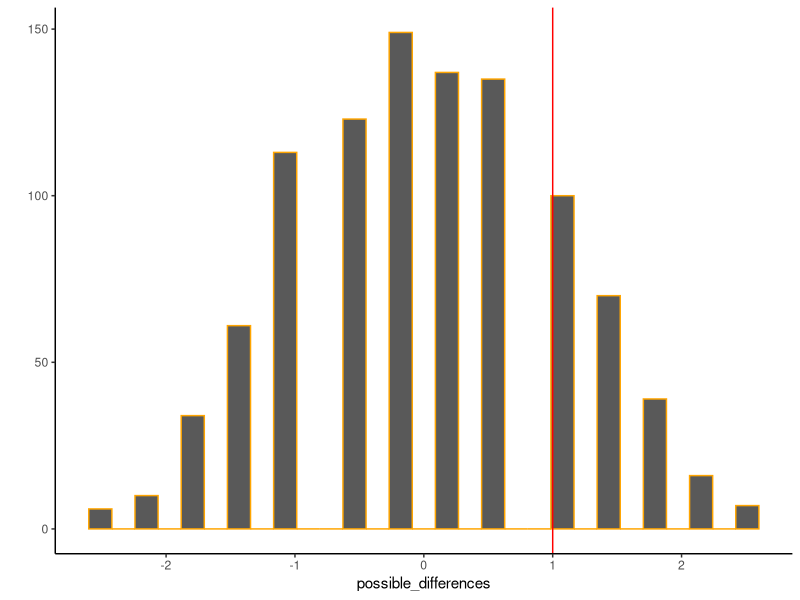
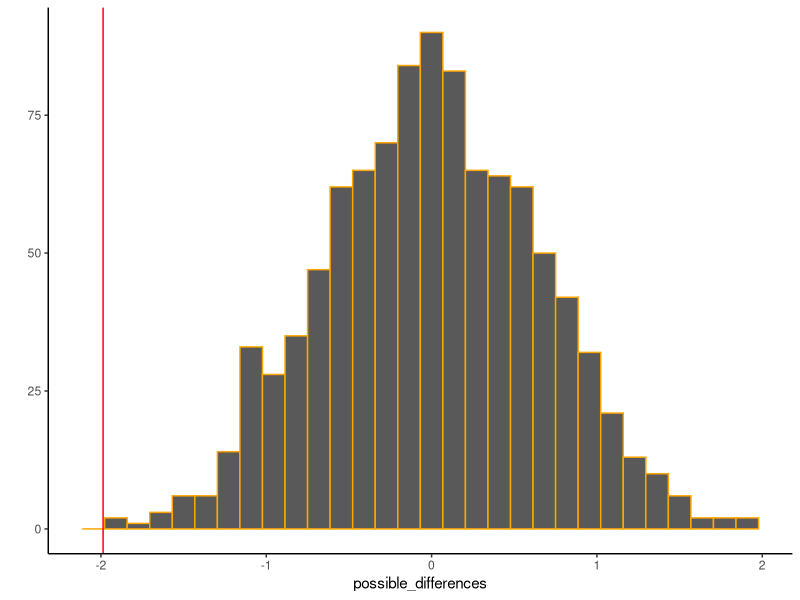

Write R code to recreate these figures, in order.
## ---- chunk 1
knitr::opts_chunk$set(echo = TRUE)
## ---- chunk 2
group_one <- c(3,4,5,6,7)
group_two <- c(5,3,2,4,6)

randomization_test <- function(A, B, resamples = 1000){
  
  
  group_A_mean <- mean(A)
  group_B_mean <- mean(B)
  mean_difference <- group_A_mean - group_B_mean
  
  all_means <- c(A,B)
  
    possible_differences <- c()
  for(i in 1:resamples){
    resample <- sample(all_means)
   new_A_mean <- mean(resample[1:length(A)])
   new_B_mean <- mean(resample[(length(A)+1):length(all_means)])
   possible_differences[i] <- new_A_mean-new_B_mean
  }
   
    the_plot <- ggplot2::qplot(possible_differences)+
  ggplot2::geom_histogram(color="orange")+
  ggplot2::geom_vline(xintercept= mean_difference, color ="red")+
  ggplot2::theme_classic()
    
    p_value <- length(possible_differences[possible_differences >= mean_difference])/resamples
  
  test_output <- list( A_mean = group_A_mean,
                       B_mean = group_B_mean,
                       difference = mean_difference,
                       randomization = possible_differences,
                       plot = the_plot,
                       p_value = p_value)
  
  return(test_output)
}

randomization_test(A=group_one,B=group_two,resamples=1000)


## ---- chunk 3
the_data <- read.csv("open_data/SchroederEpley2015data.csv", header = TRUE)

library(dplyr)

group_0 <- the_data %>%
  filter(CONDITION == 0) %>%
  select(Intellect_Rating)

group_0 <- group_0$Intellect_Rating

group_1 <- the_data %>%
  filter(CONDITION == 1) %>%
  select(Intellect_Rating)

group_1 <- group_1$Intellect_Rating


randomization_test(A=group_0,
                   B=group_1,
                   resamples=1000)


